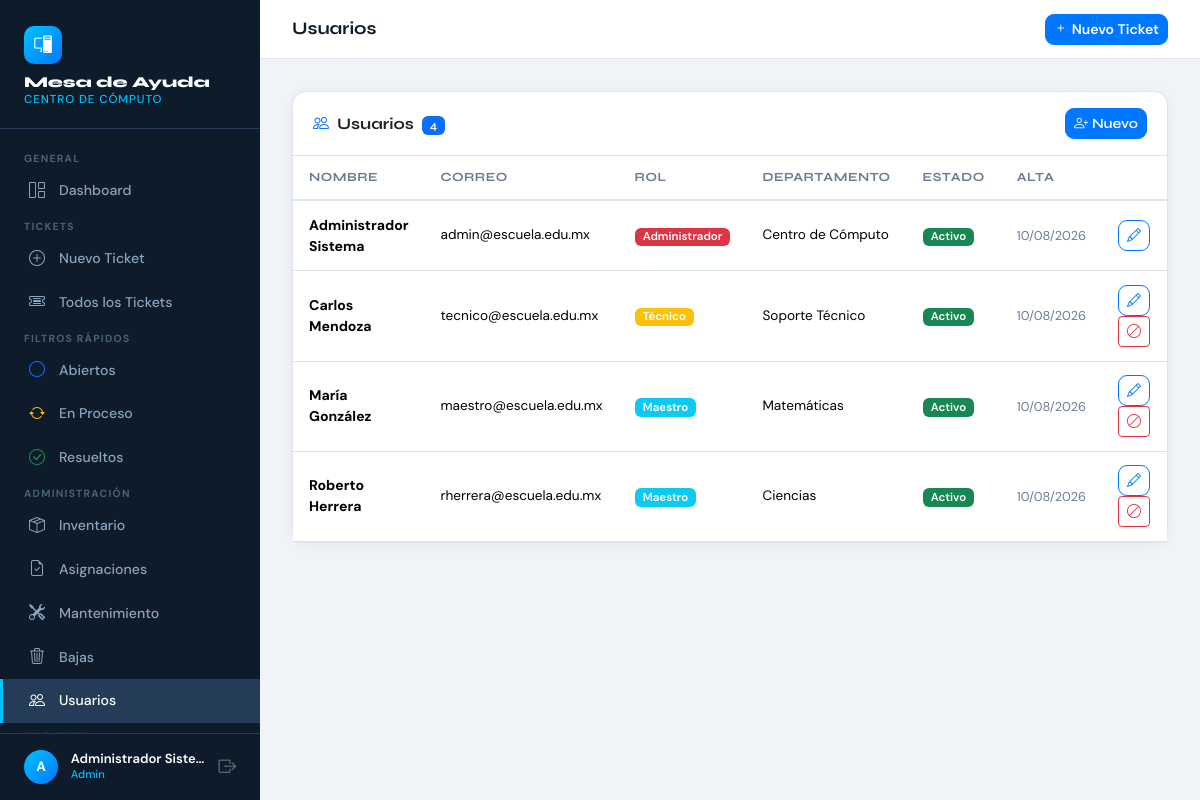
The page /index.php?c=users (signed in) on the database its author committed.
### tables this page shows
CREATE TABLE IF NOT EXISTS usuarios (id INT AUTO_INCREMENT PRIMARY KEY, nombre VARCHAR(100) NOT NULL, apellido VARCHAR(100) NOT NULL, email VARCHAR(150) NOT NULL UNIQUE, password VARCHAR(255) NOT NULL, rol ENUM('maestro','tecnico','admin','auxiliar_administrativo','coordinador','operario','ayudante','residente_becario','auxiliar_seguridad','auxiliar_oficina','control_de_obra','supervisor_seguridad','contra_incendios','tecnico_instrumentista') NOT NULL DEFAULT 'auxiliar_administrativo', departamento VARCHAR(100) DEFAULT NULL, activo TINYINT(1) NOT NULL DEFAULT 1, creado_en DATETIME NOT NULL DEFAULT CURRENT_TIMESTAMP, actualizado_en DATETIME NOT NULL DEFAULT CURRENT_TIMESTAMP ON UPDATE CURRENT_TIMESTAMP);

### controllers/UserController.php (called while the page is built, shortened)
<?php
require_once __DIR__ . '/../models/User.php';
class UserController {
    private User $userModel;
    public function __construct() { $this->userModel = new User(); }
    public function index(): void {
        $users   = $this->userModel->getAll();
        require __DIR__ . '/../views/users/list.php';
    }
}

### config/database.php (called while the page is built, shortened)
<?php
class Database {
    private static ?PDO $instance = null;
    public static function getConnection(): PDO {
        if (self::$instance === null) {
            $dsn = "mysql:host=" . DB_HOST . ";dbname=" . DB_NAME . ";charset=" . DB_CHARSET;
            $options = [
                PDO::ATTR_ERRMODE            => PDO::ERRMODE_EXCEPTION,
                PDO::ATTR_DEFAULT_FETCH_MODE => PDO::FETCH_ASSOC,
                PDO::ATTR_EMULATE_PREPARES   => false,
            ];
            try {
                self::$instance = new PDO($dsn, DB_USER, DB_PASS, $options);
            } catch (PDOException $e) {
                die(json_encode(['error' => 'Error de conexión: ' . $e->getMessage()]));
            }
        }
        return self::$instance;
    }
}

### models/User.php (called while the page is built, shortened)
<?php
require_once __DIR__ . '/../config/database.php';
class User {
    private PDO $db;
    public function __construct() { $this->db = Database::getConnection(); }
    public function getAll(): array {
        return $this->db->query("SELECT id,nombre,apellido,email,rol,departamento,activo,creado_en FROM usuarios ORDER BY nombre")->fetchAll();
    }
}

### views/users/list.php (the view, shortened to what this page needs)
<?php
$pageTitle='Usuarios';require __DIR__.'/../layouts/header.php';
$roleLabels = [
  'auxiliar_administrativo' => 'Auxiliar Administrativo',
  'coordinador'             => 'Coordinador',
  'operario'                => 'Operario',
  'ayudante'                => 'Ayudante',
  'residente_becario'       => 'Residente/Becario',
  'auxiliar_seguridad'      => 'Auxiliar de Seguridad',
  'auxiliar_oficina'        => 'Auxiliar de Oficina',
  'control_de_obra'         => 'Control de Obra',
  'supervisor_seguridad'    => 'Supervisor de Seguridad',
  'contra_incendios'        => 'Contra Incendios',
  'tecnico_instrumentista'  => 'Técnico Instrumentista',
  'admin'                   => 'Administrador',
  'tecnico'                 => 'Técnico',
  'maestro'                 => 'Maestro',
];
$roleColors = [
  'admin'             => 'danger',
  'tecnico'           => 'warning',
  'maestro'           => 'info',
  'residente_becario' => 'primary',
  'auxiliar_seguridad'=> 'dark',
  'auxiliar_oficina'  => 'secondary',
];
?>
<div class="card">
  <div class="card-header d-flex align-items-center justify-content-between"><span><i class="bi bi-people me-2 text-primary"></i>Usuarios <span class="badge bg-primary ms-1"><?=count($users)?></span></span><a href="index.php?c=users&a=create" class="btn btn-sm btn-primary"><i class="bi bi-person-plus me-1"></i>Nuevo</a></div>
  <div class="table-responsive"><table class="table mb-0">
    <thead><tr><th>Nombre</th><th>Correo</th><th>Rol</th><th>Departamento</th><th>Estado</th><th>Alta</th><th style="width:80px"></th></tr></thead>
    <tbody>
    <?php foreach($users as $u):?>
    <tr>
      <td><strong><?=htmlspecialchars($u['nombre'].' '.$u['apellido'])?></strong></td>
      <td style="font-size:.85rem"><?=htmlspecialchars($u['email'])?></td>
      <td><span class="badge bg-<?= $roleColors[$u['rol']] ?? 'secondary' ?>"><?= htmlspecialchars($roleLabels[$u['rol']] ?? ucwords(str_replace('_', ' ', $u['rol']))) ?></span></td>
      <td style="font-size:.85rem"><?=htmlspecialchars($u['departamento']??'—')?></td>
      <td><span class="badge bg-<?=$u['activo']?'success':'secondary'?>"><?=$u['activo']?'Activo':'Inactivo'?></span></td>
      <td style="font-size:.8rem;color:#6b7c93"><?=date('d/m/Y',strtotime($u['creado_en']))?></td>
      <td>
        <a href="index.php?c=users&a=edit&id=<?=$u['id']?>" class="btn btn-sm btn-outline-primary me-1" title="Editar"><i class="bi bi-pencil"></i></a>
        <?php if($u['id']!=$_SESSION['user_id']):?>
        <a href="index.php?c=users&a=toggle&id=<?=$u['id']?>" class="btn btn-sm btn-outline-<?=$u['activo']?'danger':'success'?>" title="<?=$u['activo']?'Desactivar':'Activar'?>" onclick="return confirm('¿Confirmas esta acción?')"><i class="bi bi-<?=$u['activo']?'ban':'check-circle'?>"></i></a>
        <?php endif;?>
      </td>
    </tr>
    <?php endforeach;?>
    </tbody>
  </table></div>
</div>
<?php require __DIR__.'/../layouts/footer.php';?>

### views/layouts/header.php (style rules this page uses)
:root { --sidebar-w:260px;--navy:#0d1b2a;--navy-mid:#1b2e45;--navy-light:#243c58;--accent:#00c2ff;--accent2:#0077ff;--surface:#f0f4f9;--card-bg:#ffffff;--text-main:#0d1b2a;--text-muted:#6b7c93;--border:#dde4ef;--font-head:'Syne',sans-serif;--font-body:'DM Sans',sans-serif; }
*,*::before,*::after { box-sizing:border-box;margin:0;padding:0; }
body { font-family:var(--font-body);background:var(--surface);color:var(--text-main);min-height:100vh; }
.card { border:1px solid var(--border);border-radius:14px;box-shadow:0 2px 12px rgba(13,27,42,.06); }
.card-header { background:transparent;border-bottom:1px solid var(--border);padding:1rem 1.25rem;font-family:var(--font-head);font-weight:700; }
.badge { font-size:.72rem;font-weight:600;padding:.3em .7em;border-radius:6px; }
.table th { font-family:var(--font-head);font-size:.78rem;font-weight:700;letter-spacing:.04em;text-transform:uppercase;color:var(--text-muted);border-bottom:2px solid var(--border);padding:.75rem 1rem; }
.table td { padding:.85rem 1rem;vertical-align:middle;font-size:.88rem; }
.btn-primary { background:var(--accent2);border-color:var(--accent2);font-weight:600;border-radius:9px; }
.btn-outline-primary { border-color:var(--accent2);color:var(--accent2);border-radius:9px;font-weight:600; }

### rows shown on the page
usuarios: nombre+apellido "Administrador Sistema", email "admin@escuela.edu.mx", rol "Administrador", departamento "Centro de Cómputo", activo "Activo", creado_en "10/08/2026"
usuarios: nombre+apellido "Carlos Mendoza", email "tecnico@escuela.edu.mx", rol "Técnico", departamento "Soporte Técnico", activo "Activo", creado_en "10/08/2026"
usuarios: nombre+apellido "María González", email "maestro@escuela.edu.mx", rol "Maestro", departamento "Matemáticas", activo "Activo", creado_en "10/08/2026"
usuarios: nombre+apellido "Roberto Herrera", email "rherrera@escuela.edu.mx", rol "Maestro", departamento "Ciencias", activo "Activo", creado_en "10/08/2026"

### other values the page prints
substr($_SESSION['user_name']??'U',0,1) "A"
$_SESSION['user_name'] "Administrador Siste…"
$rol "Admin"
$pageTitle "Usuarios"
count($users) "4"
